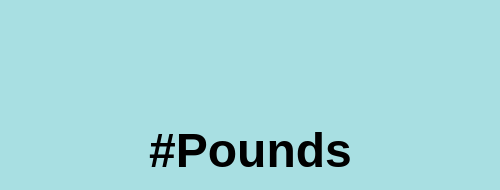
<?xml version="1.0" encoding="UTF-8"?>
<ui version="4.0">
 <class>ViewTimeCounter</class>
 <widget class="QWidget" name="ViewTimeCounter">
  <property name="geometry">
   <rect>
    <x>0</x>
    <y>0</y>
    <width>500</width>
    <height>190</height>
   </rect>
  </property>
  <property name="windowTitle">
   <string>Form</string>
  </property>
  <property name="styleSheet">
   <string notr="true">background-color: rgb(168, 223, 226);</string>
  </property>
  <widget class="QLabel" name="label">
   <property name="geometry">
    <rect>
     <x>130</x>
     <y>10</y>
     <width>251</width>
     <height>91</height>
    </rect>
   </property>
   <property name="text">
    <string/>
   </property>
   <property name="pixmap">
    <pixmap>assets\Screenshot_1.jpg</pixmap>
   </property>
   <property name="scaledContents">
    <bool>true</bool>
   </property>
  </widget>
  <widget class="QLabel" name="counts_label">
   <property name="geometry">
    <rect>
     <x>0</x>
     <y>120</y>
     <width>501</width>
     <height>61</height>
    </rect>
   </property>
   <property name="styleSheet">
    <string notr="true"/>
   </property>
   <property name="text">
    <string>&lt;html&gt;&lt;head/&gt;&lt;body&gt;&lt;p align=&quot;center&quot;&gt;&lt;span style=&quot; font-size:36pt; font-weight:700;&quot;&gt;#Pounds&lt;/span&gt;&lt;/p&gt;&lt;/body&gt;&lt;/html&gt;</string>
   </property>
  </widget>
 </widget>
 <resources/>
 <connections/>
</ui>
